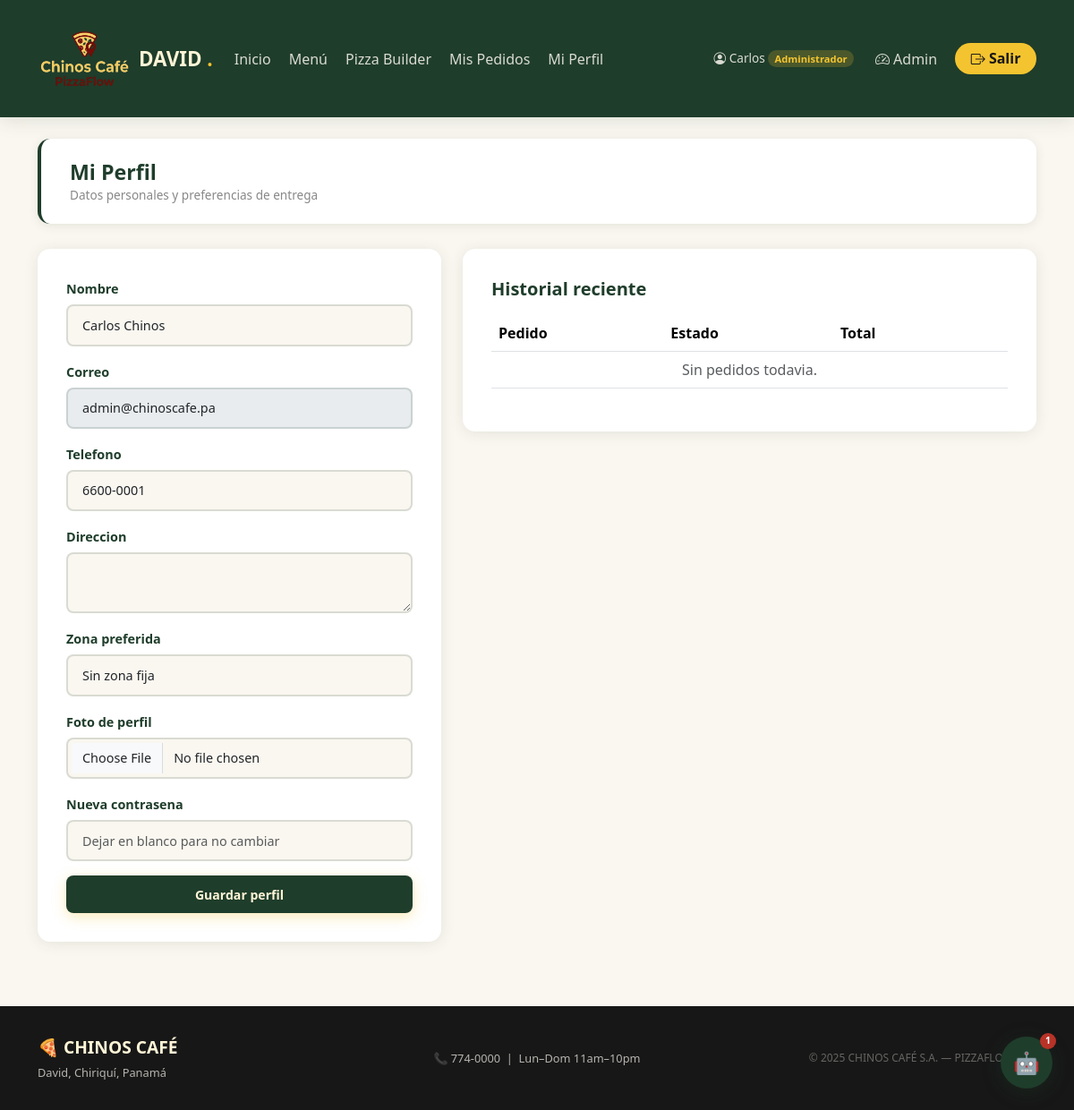
The page /cliente/perfil (signed in) on the database its author committed.
### app/models.py (models this page shows, shortened)
class User(UserMixin, db.Model):
    __tablename__ = 'usuarios'
    id = db.Column(db.Integer, primary_key=True)
    id_rol = db.Column(db.Integer, db.ForeignKey('roles.id'), nullable=False)
    nombre = db.Column(db.String(100), nullable=False)
    correo = db.Column(db.String(120), unique=True)
    telefono = db.Column(db.String(30))
    direccion = db.Column(db.Text)
    id_zona_preferida = db.Column(db.Integer, db.ForeignKey('zonas_entrega.id'))
    foto_perfil = db.Column(db.String(255))
    usuario = db.Column(db.String(50), unique=True, nullable=False)
    password_hash = db.Column(db.String(255), nullable=False)
    estado = db.Column(db.String(20), default='activo')
    fecha_creacion = db.Column(db.DateTime, default=datetime.utcnow)
    pedidos = db.relationship('Order', foreign_keys='Order.id_cliente', backref='cliente', lazy='dynamic')
    notificaciones = db.relationship('Notification', backref='usuario', lazy='dynamic')
    zona_preferida = db.relationship('DeliveryZone', foreign_keys=[id_zona_preferida])
    @property
    def rol_nombre(self):
        return self.role.nombre if self.role else ''
    def is_admin(self):
        return self.rol_nombre == 'Administrador'
    def is_cliente(self):
        return self.rol_nombre == 'Cliente'

class Role(db.Model):
    __tablename__ = 'roles'
    id = db.Column(db.Integer, primary_key=True)
    nombre = db.Column(db.String(50), unique=True, nullable=False)
    descripcion = db.Column(db.Text)
    usuarios = db.relationship('User', backref='role', lazy='dynamic')

### app/routes/cliente.py (the view, shortened to what this page needs)
@cliente_bp.route('/perfil', methods=['GET', 'POST'])
@login_required
@require_cliente
def perfil():
    zonas = DeliveryZone.query.filter_by(estado='activa').order_by(DeliveryZone.nombre_zona).all()
    pedidos = Order.query.filter_by(id_cliente=current_user.id).order_by(Order.fecha_pedido.desc()).limit(10).all()
    return render_template('cliente/perfil.html', zonas=zonas, pedidos=pedidos)

### app/routes/cliente.py (called while the page is built)
def require_cliente(f):
    from functools import wraps
    @wraps(f)
    def decorated(*args, **kwargs):
        if not current_user.is_authenticated:
            return redirect(url_for('auth.login'))
        if current_user.rol_nombre not in ('Cliente', 'Administrador'):
            flash('Acceso no autorizado.', 'danger')
            return redirect(url_for('public.index'))
        return f(*args, **kwargs)
    return decorated

### app/templates/cliente/perfil.html (shortened to what this page needs)
{% extends "base.html" %}
{% block content %}
<div class="container py-4">
  <div class="page-header">
    <div>
      <h1>Mi Perfil</h1>
      <div class="breadcrumb-custom">Datos personales y preferencias de entrega</div>
    </div>
  </div>
  <div class="row g-4">
    <div class="col-lg-5">
      <div class="form-card">
        <form method="POST" enctype="multipart/form-data">
          <div class="mb-3">
            <label class="form-label">Nombre</label>
            <input name="nombre" class="form-control" value="{{ current_user.nombre }}" required>
          </div>
          <div class="mb-3">
            <label class="form-label">Correo</label>
            <input class="form-control" value="{{ current_user.correo or '' }}" disabled>
          </div>
          <div class="mb-3">
            <label class="form-label">Telefono</label>
            <input name="telefono" class="form-control" value="{{ current_user.telefono or '' }}">
          </div>
          <div class="mb-3">
            <label class="form-label">Direccion</label>
            <textarea name="direccion" class="form-control" rows="2">{{ current_user.direccion or '' }}</textarea>
          </div>
          <div class="mb-3">
            <label class="form-label">Zona preferida</label>
            <select name="id_zona_preferida" class="form-select">
              <option value="">Sin zona fija</option>
            </select>
          </div>
          <div class="mb-3">
            <label class="form-label">Foto de perfil</label>
            <input type="file" name="foto_perfil" class="form-control" accept=".png,.jpg,.jpeg,.webp">
          </div>
          <div class="mb-3">
            <label class="form-label">Nueva contrasena</label>
            <input type="password" name="new_password" class="form-control" minlength="6" placeholder="Dejar en blanco para no cambiar">
          </div>
          <button class="btn-primary-custom w-100 justify-content-center" type="submit">Guardar perfil</button>
        </form>
      </div>
    </div>
    <div class="col-lg-7">
      <div class="form-card">
        <h5 style="color:var(--basil);font-weight:800">Historial reciente</h5>
        <div class="table-responsive mt-3">
          <table class="table">
            <thead><tr><th>Pedido</th><th>Estado</th><th>Total</th><th></th></tr></thead>
            <tbody>
              {% for p in pedidos %}
              <tr>
                <td>{{ p.numero }}</td>
                <td><span class="badge-estado badge-{{ p.estado_actual }}">{{ p.estado_actual.replace('_',' ').title() }}</span></td>
                <td>${{ "%.2f"|format(p.total) }}</td>
                <td><a class="btn-basil" style="padding:.3rem .7rem" href="{{ url_for('cliente.ver_pedido', pedido_id=p.id) }}">Ver</a></td>
              </tr>
              {% else %}
              <tr><td colspan="4" class="text-muted text-center">Sin pedidos todavia.</td></tr>
              {% endfor %}
            </tbody>
          </table>
        </div>
      </div>
    </div>
  </div>
</div>
{% endblock %}

### app/templates/base.html (shortened to what this page needs)
<!DOCTYPE html>
<html lang="es">
<head>
  <link href="https://cdn.jsdelivr.net/npm/bootstrap@5.3.3/dist/css/bootstrap.min.css" rel="stylesheet">
  <link href="https://cdn.jsdelivr.net/npm/bootstrap-icons@1.11.3/font/bootstrap-icons.css" rel="stylesheet">
  <link rel="stylesheet" href="{{ url_for('static', filename='css/main.css', v=config.ASSET_VERSION) }}">
</head>
<body>
{% block navbar %}
<nav class="navbar navbar-expand-lg">
  <div class="container">
    <a class="navbar-brand d-flex align-items-center gap-2"
   href="{{ url_for('public.index') }}">
<img src="{{ url_for('static',
filename='img/branding/logo.png') }}"
     alt="CHINOS Café"
     class="navbar-logo">
<span class="brand-text">
DAVID
<span class="brand-dot">.</span>
</span>
</a>
    <div class="collapse navbar-collapse" id="navMain">
      <ul class="navbar-nav me-auto gap-1">
        <li class="nav-item"><a class="nav-link" href="{{ url_for('public.index') }}">Inicio</a></li>
        <li class="nav-item"><a class="nav-link" href="{{ url_for('public.menu') }}">Menú</a></li>
        {% if current_user.is_authenticated %}
          {% if current_user.is_cliente() or current_user.is_admin() %}
          <li class="nav-item"><a class="nav-link" href="{{ url_for('cliente.pizza_builder') }}">Pizza Builder</a></li>
          <li class="nav-item"><a class="nav-link" href="{{ url_for('cliente.mis_pedidos') }}">Mis Pedidos</a></li>
          <li class="nav-item"><a class="nav-link" href="{{ url_for('cliente.perfil') }}">Mi Perfil</a></li>
          {% endif %}
        {% endif %}
      </ul>
      <ul class="navbar-nav align-items-center gap-2">
        {% if current_user.is_authenticated %}
          <li class="nav-item">
            <span class="nav-link text-warning" style="font-size:.85rem">
              <i class="bi bi-person-circle"></i> {{ current_user.nombre.split()[0] }}
              <span class="badge" style="background:rgba(244,196,48,.2);color:var(--cheese);font-size:.7rem;border-radius:20px">{{ current_user.rol_nombre }}</span>
            </span>
          </li>
          {% if current_user.is_admin() %}
          <li class="nav-item"><a class="nav-link" href="{{ url_for('admin.dashboard') }}"><i class="bi bi-speedometer2"></i> Admin</a></li>
          {% elif current_user.is_cocina() %}
          <li class="nav-item"><a class="nav-link" href="{{ url_for('cocina.dashboard') }}"><i class="bi bi-fire"></i> Cocina</a></li>
          {% elif current_user.is_repartidor() %}
          <li class="nav-item"><a class="nav-link" href="{{ url_for('repartidor.dashboard') }}"><i class="bi bi-bicycle"></i> Mis Entregas</a></li>
          <li class="nav-item"><a class="nav-link" href="{{ url_for('repartidor.perfil') }}">Mi Perfil</a></li>
          {% endif %}
          <li class="nav-item">
            <a href="{{ url_for('auth.logout') }}" class="btn-nav-login ms-1">
              <i class="bi bi-box-arrow-right"></i> Salir
            </a>
          </li>
        {% else %}
          <li class="nav-item">
            <a href="{{ url_for('auth.login') }}" class="btn-nav-login">
              <i class="bi bi-person"></i> Ingresar
            </a>
          </li>
        {% endif %}
      </ul>
    </div>
  </div>
</nav>
{% endblock %}
{% block content %}{% endblock %}
{% block chatbot %}
<button id="chatbot-btn" title="ChinoBot — Asistente Virtual">
  🤖
  <span class="badge-notif">1</span>
</button>
{% endblock %}
{% block footer %}
<footer class="footer mt-5">
  <div class="container">
    <div class="row g-3 align-items-center">
      <div class="col-md-4">
        <div class="footer-brand">🍕 CHINOS CAFÉ</div>
        <div style="font-size:.8rem;margin-top:.25rem">David, Chiriquí, Panamá</div>
      </div>
      <div class="col-md-4 text-center">
        <div style="font-size:.8rem">📞 774-0000 &nbsp;|&nbsp; Lun–Dom 11am–10pm</div>
      </div>
      <div class="col-md-4 text-end">
        <div style="font-size:.75rem;opacity:.5">© 2025 CHINOS CAFÉ S.A. — PIZZAFLOW v1.0</div>
      </div>
    </div>
  </div>
</footer>
{% endblock %}
</body>
</html>

### app/static/css/main.css (style rules this page uses)
:root { --basil: #1F3D2B; --cream: #FFF4D6; --tomato: #B83227; --cheese: #F4C430; --carbon: #171717; --warm: #FAF7F0; --basil-light: #2d5a3e; --shadow: 0 4px 20px rgba(31,61,43,.12); --shadow-lg: 0 8px 40px rgba(31,61,43,.18); --radius: 14px; --radius-sm: 8px; --transition: .25s ease; --font: 'Segoe UI', system-ui, -apple-system, sans-serif; }
*, *::before, *::after { box-sizing: border-box; margin: 0; padding: 0; }
html { font-size: 16px; scroll-behavior: smooth; }
body { font-family: var(--font); background: var(--warm); color: var(--carbon); min-height: 100vh; }
h1,h2,h3,h4,h5,h6 { line-height: 1.3; font-weight: 700; }
a { color: var(--basil); text-decoration: none; transition: color var(--transition); }
.navbar-brand .brand-text { font-weight: 800; font-size: 1.4rem; color: var(--cream); }
.navbar-brand .brand-dot { color: var(--cheese); }
.navbar { background: var(--basil) !important; box-shadow: var(--shadow); }
.navbar .nav-link { color: rgba(250,247,240,.85) !important; font-weight: 500; transition: color var(--transition); }
.btn-nav-login { background: var(--cheese); color: var(--carbon); border: none; padding: .4rem 1.1rem; border-radius: 20px; font-weight: 600; transition: all var(--transition); }
.navbar-logo { width: 105px; height: 105px; object-fit: contain; }
.btn-primary-custom { background: var(--cheese); color: var(--carbon); border: none; padding: .75rem 1.8rem; border-radius: 30px; font-weight: 700; font-size: .95rem; transition: all var(--transition); box-shadow: 0 4px 15px rgba(244,196,48,.35); cursor: pointer; display: inline-flex; align-items: center; gap: .5rem; }
.form-card { background: white; border-radius: var(--radius); padding: 2rem; box-shadow: var(--shadow); }
.form-label { font-weight: 600; color: var(--basil); font-size: .9rem; margin-bottom: .4rem; }
.form-control, .form-select { border: 2px solid rgba(31,61,43,.15); border-radius: var(--radius-sm); padding: .65rem 1rem; font-size: .9rem; transition: border-color var(--transition); background: var(--warm); }
#chatbot-btn { position: fixed; bottom: 1.5rem; right: 1.5rem; z-index: 1000; width: 58px; height: 58px; border-radius: 50%; background: var(--basil); color: white; border: none; font-size: 1.5rem; cursor: pointer; box-shadow: 0 4px 20px rgba(31,61,43,.4); transition: all var(--transition); display: flex; align-items: center; justify-content: center; }
#chatbot-btn .badge-notif { position: absolute; top: -4px; right: -4px; width: 18px; height: 18px; background: var(--tomato); border-radius: 50%; font-size: .65rem; display: flex; align-items: center; justify-content: center; font-weight: 700; }
.page-header { background: white; border-radius: var(--radius); padding: 1.5rem 2rem; margin-bottom: 1.5rem; box-shadow: var(--shadow); display: flex; align-items: center; justify-content: space-between; flex-wrap: wrap; gap: 1rem; }
.page-header h1 { font-size: 1.5rem; color: var(--basil); margin: 0; }
.breadcrumb-custom { color: #888; font-size: .85rem; }
.footer { background: var(--carbon); color: rgba(250,247,240,.7); padding: 2rem 0; font-size: .85rem; }
.footer-brand { font-size: 1.2rem; font-weight: 800; color: var(--cream); }
:root { --basil-dark: #162b1f; --basil-mid: #2d5a3e; --gold: #e6b800; --sidebar-w: 260px; --admin-bg: #f0f4f1; }
.page-header { background: white; border-radius: var(--radius); padding: 1.4rem 2rem; margin-bottom: 1.75rem; box-shadow: 0 2px 12px rgba(31,61,43,.1); display: flex; align-items: center; justify-content: space-between; flex-wrap: wrap; gap: 1rem; border-left: 4px solid var(--basil); }
.page-header h1 { font-size: 1.45rem; color: var(--basil); margin: 0; }
.form-card { background: white; border-radius: var(--radius); padding: 2rem; box-shadow: 0 2px 16px rgba(31,61,43,.1); transition: box-shadow .2s ease; }
.btn-primary-custom { background: var(--basil); color: var(--cream); border: none; border-radius: var(--radius-sm); padding: .65rem 1.35rem; font-weight: 700; font-size: .88rem; cursor: pointer; transition: all .2s ease; display: inline-flex; align-items: center; gap: .45rem; }
.form-card, .stat-card, .table-custom { animation: fadeInUp .35s ease both; }

### rows shown on the page
User: nombre "Carlos", nombre "Carlos Chinos", correo "admin@chinoscafe.pa", telefono "6600-0001"
Role: rol_nombre "Administrador"
